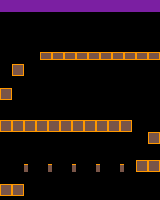

Rendered tile map (Tiled .tmx) drawn with the repository's tilesets; below, a short description and the full map source, tile grids included:
An orthogonal 40x50 tile map with 4x4 px tiles, 1 tile layer (Capa de Patrones 1).

<map version="1.2" tiledversion="1.2.0" orientation="orthogonal" renderorder="right-down" width="40" height="50" tilewidth="4" tileheight="4" infinite="0" nextlayerid="2" nextobjectid="1">
 <tileset firstgid="1" source="tiles0.tsx" />
 <layer id="1" name="Capa de Patrones 1" width="40" height="50">
  <data encoding="csv">
13,13,13,13,13,13,13,13,13,13,13,13,13,13,13,13,13,13,13,13,13,13,13,13,13,13,13,13,13,13,13,13,13,13,13,13,13,13,13,13,
13,13,13,13,13,13,13,13,13,13,13,13,13,13,13,13,13,13,13,13,13,13,13,13,13,13,13,13,13,13,13,13,13,13,13,13,13,13,13,13,
13,13,13,13,13,13,13,13,13,13,13,13,13,13,13,13,13,13,13,13,13,13,13,13,13,13,13,13,13,13,13,13,13,13,13,13,13,13,13,13,
7,7,7,7,7,7,7,7,7,7,7,7,7,7,7,7,7,7,7,7,7,7,7,7,7,7,7,7,7,7,7,7,7,7,7,7,7,7,7,7,
7,7,7,7,7,7,7,7,7,7,7,7,7,7,7,7,7,7,7,7,7,7,7,7,7,7,7,7,7,7,7,7,7,7,7,7,7,7,7,7,
7,7,7,7,7,7,7,7,7,7,7,7,7,7,7,7,7,7,7,7,7,7,7,7,7,7,7,7,7,7,7,7,7,7,7,7,7,7,7,7,
0,0,0,0,0,0,0,0,0,0,0,0,0,0,0,0,0,0,0,0,0,0,0,0,0,0,0,0,0,0,0,0,0,0,0,0,0,0,0,0,
0,0,0,0,0,0,0,0,0,0,0,0,0,0,0,0,0,0,0,0,0,0,0,0,0,0,0,0,0,0,0,0,0,0,0,0,0,0,0,0,
0,0,0,0,0,0,0,0,0,0,0,0,0,0,0,0,0,0,0,0,0,0,0,0,0,0,0,0,0,0,0,0,0,0,0,0,0,0,0,0,
0,0,0,0,0,0,0,0,0,0,0,0,0,0,0,0,0,0,0,0,0,0,0,0,0,0,0,0,0,0,0,0,0,0,0,0,0,0,0,0,
0,0,0,0,0,0,0,0,0,0,0,0,0,0,0,0,0,0,0,0,0,0,0,0,0,0,0,0,0,0,0,0,0,0,0,0,0,0,0,0,
0,0,0,0,0,0,0,0,0,0,0,0,0,0,0,0,0,0,0,0,0,0,0,0,0,0,0,0,0,0,0,0,0,0,0,0,0,0,0,0,
0,0,0,0,0,0,0,0,0,0,0,0,0,0,0,0,0,0,0,0,0,0,0,0,0,0,0,0,0,0,0,0,0,0,0,0,0,0,0,0,
0,0,0,0,0,0,0,0,0,0,2,10,3,2,10,3,2,10,3,2,10,3,2,10,3,2,10,3,2,10,3,2,10,3,2,10,3,2,10,3,
0,0,0,0,0,0,0,0,0,0,5,9,4,5,9,4,5,9,4,5,9,4,5,9,4,5,9,4,5,9,4,5,9,4,5,9,4,5,9,4,
0,0,0,0,0,0,0,0,0,0,0,0,0,0,0,0,0,0,0,0,0,0,0,0,0,0,0,0,0,0,0,0,0,0,0,0,0,0,0,0,
0,0,0,2,10,3,0,0,0,0,0,0,0,0,0,0,0,0,0,0,0,0,0,0,0,0,0,0,0,0,0,0,0,0,0,0,0,0,0,0,
0,0,0,11,6,17,0,0,0,0,0,0,0,0,0,0,0,0,0,0,0,0,0,0,0,0,0,0,0,0,0,0,0,0,0,0,0,0,0,0,
0,0,0,5,9,4,0,0,0,0,0,0,0,0,0,0,0,0,0,0,0,0,0,0,0,0,0,0,0,0,0,0,0,0,0,0,0,0,0,0,
0,0,0,0,0,0,0,0,0,0,0,0,0,0,0,0,0,0,0,0,0,0,0,0,0,0,0,0,0,0,0,0,0,0,0,0,0,0,0,0,
0,0,0,0,0,0,0,0,0,0,0,0,0,0,0,0,0,0,0,0,0,0,0,0,0,0,0,0,0,0,0,0,0,0,0,0,0,0,0,0,
0,0,0,0,0,0,0,0,0,0,0,0,0,0,0,0,0,0,0,0,0,0,0,0,0,0,0,0,0,0,0,0,0,0,0,0,0,0,0,0,
2,10,3,0,0,0,0,0,0,0,0,0,0,0,0,0,0,0,0,0,0,0,0,0,0,0,0,0,0,0,0,0,0,0,0,0,0,0,0,0,
11,6,17,0,0,0,0,0,0,0,0,0,0,0,0,0,0,0,0,0,0,0,0,0,0,0,0,0,0,0,0,0,0,0,0,0,0,0,0,0,
5,9,4,0,0,0,0,0,0,0,0,0,0,0,0,0,0,0,0,0,0,0,0,0,0,0,0,0,0,0,0,0,0,0,0,0,0,0,0,0,
0,0,0,0,0,0,0,0,0,0,0,0,0,0,0,0,0,0,0,0,0,0,0,0,0,0,0,0,0,0,0,0,0,0,0,0,0,0,0,0,
0,0,0,0,0,0,0,0,0,0,0,0,0,0,0,0,0,0,0,0,0,0,0,0,0,0,0,0,0,0,0,0,0,0,0,0,0,0,0,0,
0,0,0,0,0,0,0,0,0,0,0,0,0,0,0,0,0,0,0,0,0,0,0,0,0,0,0,0,0,0,0,0,0,0,0,0,0,0,0,0,
0,0,0,0,0,0,0,0,0,0,0,0,0,0,0,0,0,0,0,0,0,0,0,0,0,0,0,0,0,0,0,0,0,0,0,0,0,0,0,0,
0,0,0,0,0,0,0,0,0,0,0,0,0,0,0,0,0,0,0,0,0,0,0,0,0,0,0,0,0,0,0,0,0,0,0,0,0,0,0,0,
2,10,3,2,10,3,2,10,3,2,10,3,2,10,3,2,10,3,2,10,3,2,10,3,2,10,3,2,10,3,2,10,3,0,0,0,0,0,0,0,
11,6,17,11,6,17,11,6,17,11,6,17,11,6,17,11,6,17,11,6,17,11,6,17,11,6,17,11,6,17,11,6,17,0,0,0,0,0,0,0,
5,9,4,5,9,4,5,9,4,5,9,4,5,9,4,5,9,4,5,9,4,5,9,4,5,9,4,5,9,4,5,9,4,0,0,0,0,0,0,0,
0,0,0,0,0,0,0,0,0,0,0,0,0,0,0,0,0,0,0,0,0,0,0,0,0,0,0,0,0,0,0,0,0,0,0,0,0,2,10,3,
0,0,0,0,0,0,0,0,0,0,0,0,0,0,0,0,0,0,0,0,0,0,0,0,0,0,0,0,0,0,0,0,0,0,0,0,0,11,6,17,
0,0,0,0,0,0,0,0,0,0,0,0,0,0,0,0,0,0,0,0,0,0,0,0,0,0,0,0,0,0,0,0,0,0,0,0,0,5,9,4,
0,0,0,0,0,0,0,0,0,0,0,0,0,0,0,0,0,0,0,0,0,0,0,0,0,0,0,0,0,0,0,0,0,0,0,0,0,0,0,0,
0,0,0,0,0,0,0,0,0,0,0,0,0,0,0,0,0,0,0,0,0,0,0,0,0,0,0,0,0,0,0,0,0,0,0,0,0,0,0,0,
0,0,0,0,0,0,0,0,0,0,0,0,0,0,0,0,0,0,0,0,0,0,0,0,0,0,0,0,0,0,0,0,0,0,0,0,0,0,0,0,
0,0,0,0,0,0,0,0,0,0,0,0,0,0,0,0,0,0,0,0,0,0,0,0,0,0,0,0,0,0,0,0,0,0,0,0,0,0,0,0,
0,0,0,0,0,0,0,0,0,0,0,0,0,0,0,0,0,0,0,0,0,0,0,0,0,0,0,0,0,0,0,0,0,0,2,10,3,2,10,3,
0,0,0,0,0,0,10,0,0,0,0,0,10,0,0,0,0,0,10,0,0,0,0,0,10,0,0,0,0,0,10,0,0,0,11,6,17,11,6,17,
0,0,0,0,0,0,6,0,0,0,0,0,6,0,0,0,0,0,6,0,0,0,0,0,6,0,0,0,0,0,6,0,0,0,5,9,4,5,9,4,
0,0,0,0,0,0,0,0,0,0,0,0,0,0,0,0,0,0,0,0,0,0,0,0,0,0,0,0,0,0,0,0,0,0,0,0,0,0,0,0,
0,0,0,0,0,0,0,0,0,0,0,0,0,0,0,0,0,0,0,0,0,0,0,0,0,0,0,0,0,0,0,0,0,0,0,0,0,0,0,0,
0,0,0,0,0,0,0,0,0,0,0,0,0,0,0,0,0,0,0,0,0,0,0,0,0,0,0,0,0,0,0,0,0,0,0,0,0,0,0,0,
2,10,3,2,10,3,0,0,0,0,0,0,0,0,0,0,0,0,0,0,0,0,0,0,0,0,0,0,0,0,0,0,0,0,0,0,0,0,0,0,
11,6,17,11,6,17,0,0,0,0,0,0,0,0,0,0,0,0,0,0,0,0,0,0,0,0,0,0,0,0,0,0,0,0,0,0,0,0,0,0,
5,9,4,5,9,4,0,0,0,0,0,0,0,0,0,0,0,0,0,0,0,0,0,0,0,0,0,0,0,0,0,0,0,0,0,0,0,0,0,0,
0,0,0,0,0,0,0,0,0,0,0,0,0,0,0,0,0,0,0,0,0,0,0,0,0,0,0,0,0,0,0,0,0,0,0,0,0,0,0,0
</data>
 </layer>
</map>
